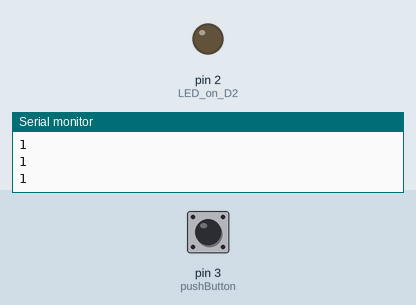
This sketch was run on a simulated Arduino Uno, built with avr-gcc and run on an emulated ATmega328P. On the bench: output pins drawn as LEDs (lit = HIGH), the last lines printed to the serial monitor. The test bench sets the inputs (shaded band); at power-on: pin 3 (pushButton) HIGH.

Above: at 1.2 s.
1.3 s: pin 3 (pushButton) pulled LOW for 0.25 s
At 1.5 s:
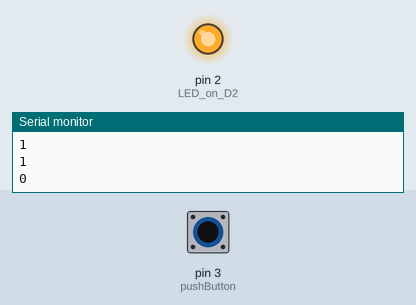
3.1 s: pin 3 (pushButton) pulled LOW for 3.2 s
At 7.8 s:
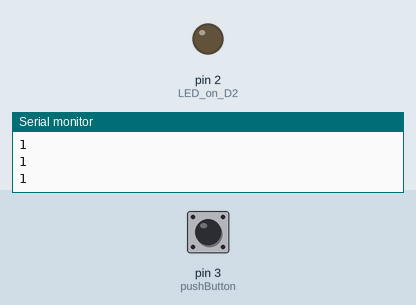
Timing chart, 0 to 9.3 s (numbered marks = the images above; inputs shaded):
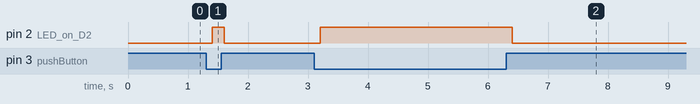

Measured:
- after the input at 1.3 s, pin 2 (LED_on_D2): LOW → HIGH after 0.10 s, → LOW 0.20 s later
- after the input at 3.1 s, pin 2 (LED_on_D2): LOW → HIGH after 0.10 s, → LOW 3.2 s later

The sketch:

SimbDigitalReadLED.ino
```cpp
/*
 SiblDigitalReadLED -- non BLE, board test of button controlling LED
 Reads digital input on pin 3 (of Spark BOB), prints to the serial monitor

 */

// digital pin 3 wired to D3 of Spark BOB. Give it a name:
int pushButton = 3;

// setup routine runs once when you press reset, power up or open Ser. Mon.
void setup() {
  // initialize serial communication at 9600 bits per second:
  Serial.begin(9600);
  // make the pushbutton's pin an input:
  pinMode(pushButton, INPUT_PULLUP);
  pinMode(2, OUTPUT);  // LED on D2
}

void loop() {
  // read the input pin:
  int buttonState = digitalRead(pushButton); // low when pressed
  // print out the state of the button:
  Serial.println(buttonState);
  digitalWrite(2,!buttonState);  // LED on when button pressed
  delay(200);        // delay in between reads for print sanity
}
```
